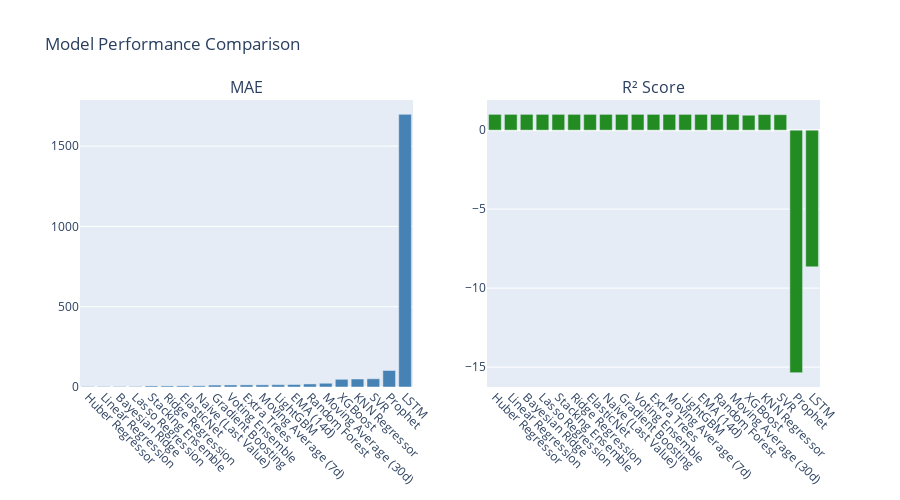

The cell this chart's notebook holds for it:
### Code cell
# Visualization: Model Comparison
fig = make_subplots(rows=1, cols=2, subplot_titles=['MAE', 'R² Score'])

# MAE
fig.add_trace(
    go.Bar(x=results_df['Model'], y=results_df['MAE'], 
           marker_color='steelblue', name='MAE'),
    row=1, col=1
)

# R2
fig.add_trace(
    go.Bar(x=results_df['Model'], y=results_df['R2'], 
           marker_color='forestgreen', name='R²'),
    row=1, col=2
)

fig.update_layout(height=500, title_text='Model Performance Comparison', showlegend=False)
fig.update_xaxes(tickangle=45)
fig.show()

### Figure 1 — Plotly figure (JSON) as saved in the notebook; plotly's stock layout.template omitted (floating-point values rounded to 4 significant figures)
{"data": [{"marker": {"color": "steelblue"}, "name": "MAE", "type": "bar", "x": ["Huber Regressor", "Linear Regression", "Bayesian Ridge", "Lasso Regression", "Stacking Ensemble", "Ridge Regression", "ElasticNet", "Naive (Last Value)", "Gradient Boosting", "Voting Ensemble", "Extra Trees", "Moving Average (7d)", "LightGBM", "EMA (14d)", "Random Forest", "Moving Average (30d)", "XGBoost", "KNN Regressor", "SVR", "Prophet", "LSTM"], "xaxis": "x", "y": [2.815, 3.07, 3.149, 3.28, 6.676, 6.779, 7.103, 7.456, 11.87, 12.68, 13.16, 13.27, 14.34, 15.41, 19.07, 23.29, 47.92, 49.84, 51.25, 102.9, 1698.0], "yaxis": "y"}, {"marker": {"color": "forestgreen"}, "name": "R²", "type": "bar", "x": ["Huber Regressor", "Linear Regression", "Bayesian Ridge", "Lasso Regression", "Stacking Ensemble", "Ridge Regression", "ElasticNet", "Naive (Last Value)", "Gradient Boosting", "Voting Ensemble", "Extra Trees", "Moving Average (7d)", "LightGBM", "EMA (14d)", "Random Forest", "Moving Average (30d)", "XGBoost", "KNN Regressor", "SVR", "Prophet", "LSTM"], "xaxis": "x2", "y": [0.9999, 0.9999, 0.9999, 0.9999, 0.9998, 0.9998, 0.9998, 0.9996, 0.9992, 0.9991, 0.9991, 0.9991, 0.9989, 0.9989, 0.9981, 0.9976, 0.9443, 0.9877, 0.9783, -15.35, -8.652], "yaxis": "y2"}], "layout": {"annotations": [{"font": {"size": 16}, "showarrow": false, "text": "MAE", "x": 0.225, "xanchor": "center", "xref": "paper", "y": 1, "yanchor": "bottom", "yref": "paper"}, {"font": {"size": 16}, "showarrow": false, "text": "R² Score", "x": 0.775, "xanchor": "center", "xref": "paper", "y": 1, "yanchor": "bottom", "yref": "paper"}], "height": 500, "showlegend": false, "title": {"text": "Model Performance Comparison"}, "xaxis": {"anchor": "y", "domain": [0, 0.45], "tickangle": 45}, "xaxis2": {"anchor": "y2", "domain": [0.55, 1], "tickangle": 45}, "yaxis": {"anchor": "x", "domain": [0, 1]}, "yaxis2": {"anchor": "x2", "domain": [0, 1]}}}
